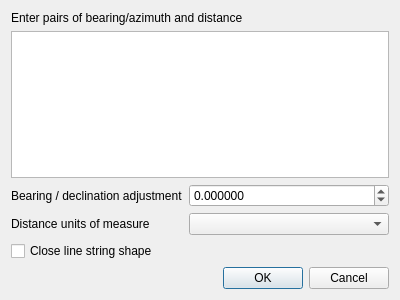
<?xml version="1.0" encoding="UTF-8"?>
<ui version="4.0">
 <class>Dialog</class>
 <widget class="QDialog" name="Dialog">
  <property name="geometry">
   <rect>
    <x>0</x>
    <y>0</y>
    <width>400</width>
    <height>300</height>
   </rect>
  </property>
  <property name="windowTitle">
   <string>Line String Digitizer</string>
  </property>
  <layout class="QVBoxLayout" name="verticalLayout">
   <item>
    <widget class="QLabel" name="label">
     <property name="text">
      <string>Enter pairs of bearing/azimuth and distance</string>
     </property>
    </widget>
   </item>
   <item>
    <widget class="QPlainTextEdit" name="valuesTextEdit"/>
   </item>
   <item>
    <layout class="QFormLayout" name="formLayout">
     <item row="1" column="0">
      <widget class="QLabel" name="label_2">
       <property name="text">
        <string>Distance units of measure</string>
       </property>
      </widget>
     </item>
     <item row="1" column="1">
      <widget class="QComboBox" name="unitsComboBox"/>
     </item>
     <item row="0" column="0">
      <widget class="QLabel" name="label_3">
       <property name="text">
        <string>Bearing / declination adjustment</string>
       </property>
      </widget>
     </item>
     <item row="0" column="1">
      <widget class="QDoubleSpinBox" name="declinationSpinBox">
       <property name="decimals">
        <number>6</number>
       </property>
       <property name="minimum">
        <double>-360.000000000000000</double>
       </property>
       <property name="maximum">
        <double>360.000000000000000</double>
       </property>
       <property name="singleStep">
        <double>0.500000000000000</double>
       </property>
      </widget>
     </item>
    </layout>
   </item>
   <item>
    <widget class="QCheckBox" name="closeLineCheckBox">
     <property name="text">
      <string>Close line string shape</string>
     </property>
    </widget>
   </item>
   <item>
    <widget class="QDialogButtonBox" name="buttonBox">
     <property name="orientation">
      <enum>Qt::Horizontal</enum>
     </property>
     <property name="standardButtons">
      <set>QDialogButtonBox::Cancel|QDialogButtonBox::Ok</set>
     </property>
    </widget>
   </item>
  </layout>
 </widget>
 <resources/>
 <connections>
  <connection>
   <sender>buttonBox</sender>
   <signal>accepted()</signal>
   <receiver>Dialog</receiver>
   <slot>accept()</slot>
   <hints>
    <hint type="sourcelabel">
     <x>248</x>
     <y>254</y>
    </hint>
    <hint type="destinationlabel">
     <x>157</x>
     <y>274</y>
    </hint>
   </hints>
  </connection>
  <connection>
   <sender>buttonBox</sender>
   <signal>rejected()</signal>
   <receiver>Dialog</receiver>
   <slot>reject()</slot>
   <hints>
    <hint type="sourcelabel">
     <x>316</x>
     <y>260</y>
    </hint>
    <hint type="destinationlabel">
     <x>286</x>
     <y>274</y>
    </hint>
   </hints>
  </connection>
 </connections>
</ui>
